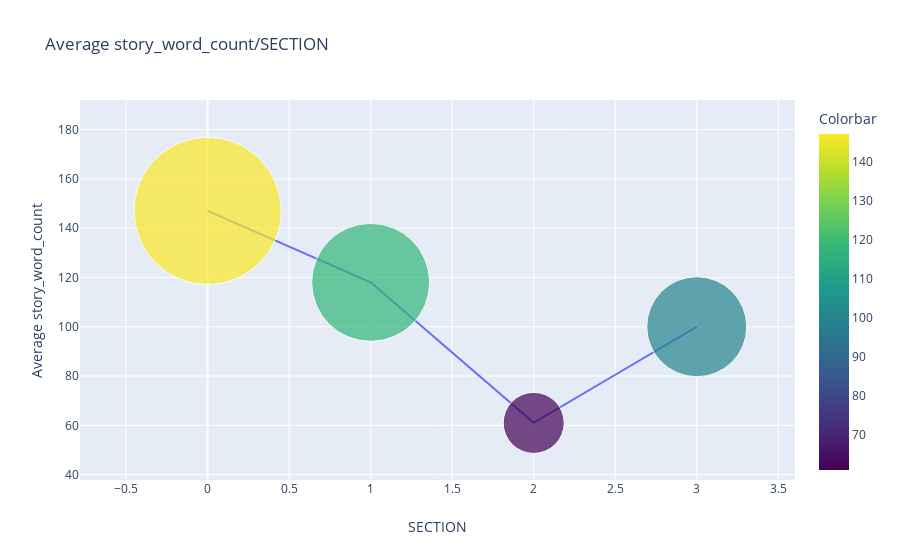

Notebook source saved alongside this figure:
### Code cell
create_aggregrated_plots('story_word_count','SECTION',1)

### Figure 1 — Plotly figure (JSON) as saved in the notebook; plotly's stock layout.template omitted (floating-point values rounded to 4 significant figures)
{"data": [{"marker": {"color": [147, 118, 61, 100], "colorbar": {"title": {"text": "Colorbar"}}, "colorscale": [[0, "#440154"], [0.1111, "#482878"], [0.2222, "#3e4989"], [0.3333, "#31688e"], [0.4444, "#26828e"], [0.5556, "#1f9e89"], [0.6667, "#35b779"], [0.7778, "#6ece58"], [0.8889, "#b5de2b"], [1, "#fde725"]], "size": [147, 118, 61, 100]}, "mode": "lines+markers", "type": "scatter", "x": [0, 1, 2, 3], "y": [147, 118, 61, 100]}], "layout": {"title": {"text": "Average story_word_count/SECTION"}, "xaxis": {"title": {"text": "SECTION"}}, "yaxis": {"title": {"text": "Average story_word_count"}}}}
